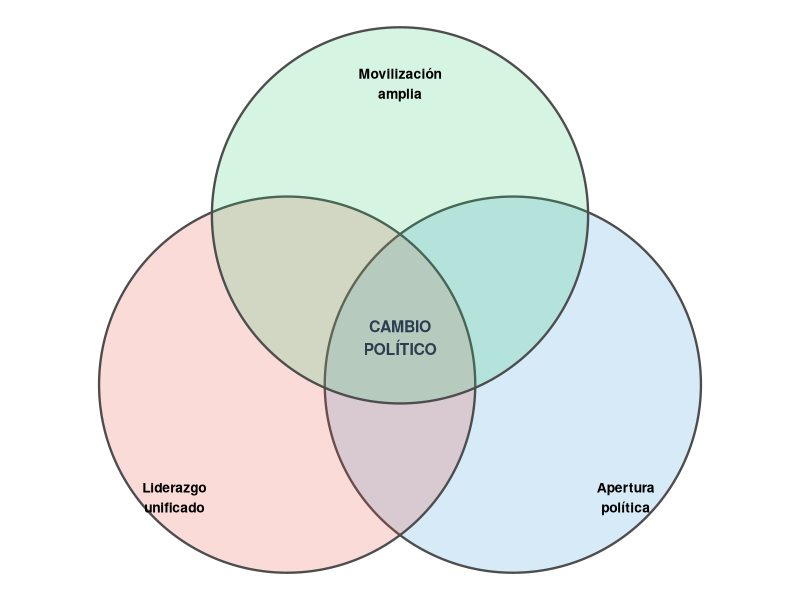

This chart was generated by the following R code:
## ---- chunk 1
#| label: fig-qca-venn
#| fig-cap: "Lógica conjuntista del QCA: el resultado ocurre en la intersección de condiciones"
#| echo: false
#| message: false

library(tidyverse)
library(ggforce)

circles <- tibble(
  x = c(0, 1.2, 0.6),
  y = c(0, 0, 0.9),
  r = c(1, 1, 1),
  condicion = c("Liderazgo\nunificado", "Apertura\npolítica", "Movilización\namplia")
)

ggplot() +
  geom_circle(data = circles, aes(x0 = x, y0 = y, r = r, fill = condicion),
              alpha = 0.2, linewidth = 0.8, color = "gray30") +
  annotate("text", x = 0.6, y = 0.25, label = "CAMBIO\nPOLÍTICO",
           fontface = "bold", size = 4, color = "#2C3E50") +
  geom_text(data = circles, aes(x = x + c(-0.6, 0.6, 0), 
                                 y = y + c(-0.6, -0.6, 0.7),
                                 label = condicion),
            size = 3.5, fontface = "bold") +
  coord_fixed() +
  theme_void() +
  theme(legend.position = "none") +
  scale_fill_manual(values = c("#3498DB", "#E74C3C", "#2ECC71"))
